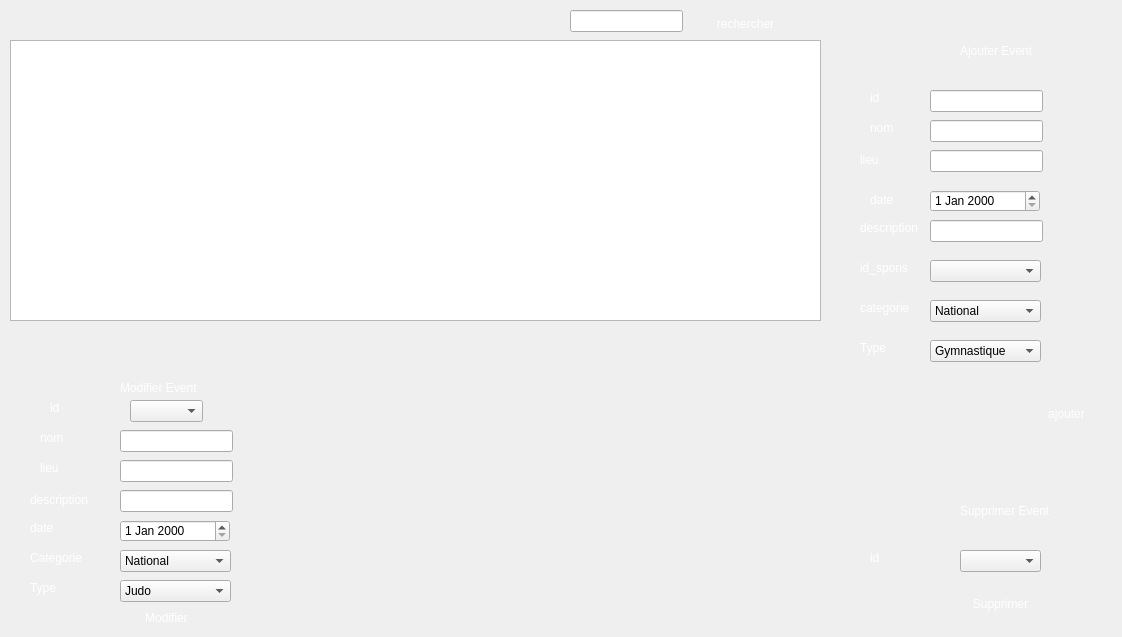
     <widget class="QWidget" name="tab_9">
      <attribute name="title">
       <string>evenements</string>
      </attribute>
      <widget class="QLabel" name="label_69">
       <property name="geometry">
        <rect>
         <x>860</x>
         <y>220</y>
         <width>71</width>
         <height>16</height>
        </rect>
       </property>
       <property name="styleSheet">
        <string notr="true">color:white</string>
       </property>
       <property name="text">
        <string>description</string>
       </property>
      </widget>
      <widget class="QLineEdit" name="le_lieu_event_2">
       <property name="geometry">
        <rect>
         <x>930</x>
         <y>150</y>
         <width>113</width>
         <height>22</height>
        </rect>
       </property>
       <property name="styleSheet">
        <string notr="true">border-image: url(:/images/WHITE.png);</string>
       </property>
      </widget>
      <widget class="QLabel" name="label_70">
       <property name="geometry">
        <rect>
         <x>870</x>
         <y>90</y>
         <width>56</width>
         <height>16</height>
        </rect>
       </property>
       <property name="styleSheet">
        <string notr="true">color:white</string>
       </property>
       <property name="text">
        <string>id</string>
       </property>
      </widget>
      <widget class="QLabel" name="label_71">
       <property name="geometry">
        <rect>
         <x>870</x>
         <y>190</y>
         <width>51</width>
         <height>20</height>
        </rect>
       </property>
       <property name="styleSheet">
        <string notr="true">color:white</string>
       </property>
       <property name="text">
        <string>date</string>
       </property>
      </widget>
      <widget class="QPushButton" name="pb_ajouter_2">
       <property name="geometry">
        <rect>
         <x>1020</x>
         <y>400</y>
         <width>93</width>
         <height>28</height>
        </rect>
       </property>
       <property name="styleSheet">
        <string notr="true">
QPushButton {
color: #ffffff;
border: 0px solid ;
font: 10pt &quot;Segoe UI Black&quot;;
border-radius: 26px;
padding: 5px;
background: qradialgradient(cx: 0.3, cy: -0.4,
fx: 0.3, fy: -0.4,
radius: 1.65, stop: 0 #1E73E8, stop: 1 #1E73E8);
min-width: 80px;
}

QPushButton:hover {
background: qradialgradient(cx: 0.3, cy: -0.4,
fx: 0.3, fy: -0.4,
radius: 1.65, stop: 0 #5E9DF5, stop: 1 #5E9DF5);
}

 QPushButton:pressed {
background: qradialgradient(cx: 0.4, cy: -0.1,
fx: 0.4, fy: -0.1,
radius: 1.65, stop: 0 #0936F5, stop: 1 #0936F5);
}</string>
       </property>
       <property name="text">
        <string>ajouter</string>
       </property>
      </widget>
      <widget class="QLineEdit" name="le_descr_2">
       <property name="geometry">
        <rect>
         <x>930</x>
         <y>220</y>
         <width>113</width>
         <height>22</height>
        </rect>
       </property>
       <property name="styleSheet">
        <string notr="true">border-image: url(:/images/WHITE.png);</string>
       </property>
      </widget>
      <widget class="QDateEdit" name="dateEdit_2">
       <property name="geometry">
        <rect>
         <x>930</x>
         <y>190</y>
         <width>110</width>
         <height>22</height>
        </rect>
       </property>
       <property name="styleSheet">
        <string notr="true">border-image: url(:/images/WHITE.png);</string>
       </property>
      </widget>
      <widget class="QLabel" name="label_72">
       <property name="geometry">
        <rect>
         <x>860</x>
         <y>300</y>
         <width>56</width>
         <height>16</height>
        </rect>
       </property>
       <property name="styleSheet">
        <string notr="true">color:white</string>
       </property>
       <property name="text">
        <string>categorie</string>
       </property>
      </widget>
      <widget class="QComboBox" name="cb_type_2">
       <property name="geometry">
        <rect>
         <x>930</x>
         <y>340</y>
         <width>111</width>
         <height>22</height>
        </rect>
       </property>
       <property name="styleSheet">
        <string notr="true">border-image: url(:/images/WHITE.png);</string>
       </property>
       <item>
        <property name="text">
         <string>Gymnastique</string>
        </property>
       </item>
       <item>
        <property name="text">
         <string>Karate</string>
        </property>
       </item>
       <item>
        <property name="text">
         <string>Tekwando</string>
        </property>
       </item>
       <item>
        <property name="text">
         <string>Judo</string>
        </property>
       </item>
       <item>
        <property name="text">
         <string>Autres</string>
        </property>
       </item>
      </widget>
      <widget class="QLineEdit" name="le_id_2">
       <property name="geometry">
        <rect>
         <x>930</x>
         <y>90</y>
         <width>113</width>
         <height>22</height>
        </rect>
       </property>
       <property name="styleSheet">
        <string notr="true">border-image: url(:/images/WHITE.png);</string>
       </property>
      </widget>
      <widget class="QLabel" name="label_73">
       <property name="geometry">
        <rect>
         <x>860</x>
         <y>340</y>
         <width>56</width>
         <height>16</height>
        </rect>
       </property>
       <property name="styleSheet">
        <string notr="true">color:white</string>
       </property>
       <property name="text">
        <string>Type</string>
       </property>
      </widget>
      <widget class="QLabel" name="label_74">
       <property name="geometry">
        <rect>
         <x>860</x>
         <y>260</y>
         <width>56</width>
         <height>16</height>
        </rect>
       </property>
       <property name="styleSheet">
        <string notr="true">color:white</string>
       </property>
       <property name="text">
        <string>id_spons</string>
       </property>
      </widget>
      <widget class="QLabel" name="label_75">
       <property name="geometry">
        <rect>
         <x>860</x>
         <y>150</y>
         <width>71</width>
         <height>20</height>
        </rect>
       </property>
       <property name="styleSheet">
        <string notr="true">color:white</string>
       </property>
       <property name="text">
        <string>lieu</string>
       </property>
      </widget>
      <widget class="QComboBox" name="cb_categorie_2">
       <property name="geometry">
        <rect>
         <x>930</x>
         <y>300</y>
         <width>111</width>
         <height>22</height>
        </rect>
       </property>
       <property name="styleSheet">
        <string notr="true">border-image: url(:/images/WHITE.png);</string>
       </property>
       <item>
        <property name="text">
         <string>National</string>
        </property>
       </item>
       <item>
        <property name="text">
         <string>International</string>
        </property>
       </item>
      </widget>
      <widget class="QComboBox" name="cb_sponsors_2">
       <property name="geometry">
        <rect>
         <x>930</x>
         <y>260</y>
         <width>111</width>
         <height>22</height>
        </rect>
       </property>
       <property name="styleSheet">
        <string notr="true">border-image: url(:/images/WHITE.png);</string>
       </property>
      </widget>
      <widget class="QLabel" name="label_76">
       <property name="geometry">
        <rect>
         <x>870</x>
         <y>120</y>
         <width>56</width>
         <height>16</height>
        </rect>
       </property>
       <property name="styleSheet">
        <string notr="true">color:white</string>
       </property>
       <property name="text">
        <string>nom</string>
       </property>
      </widget>
      <widget class="QLineEdit" name="le_nom_2">
       <property name="geometry">
        <rect>
         <x>930</x>
         <y>120</y>
         <width>113</width>
         <height>22</height>
        </rect>
       </property>
       <property name="styleSheet">
        <string notr="true">border-image: url(:/images/WHITE.png);</string>
       </property>
      </widget>
      <widget class="QPushButton" name="pushButton_41">
       <property name="geometry">
        <rect>
         <x>690</x>
         <y>10</y>
         <width>111</width>
         <height>28</height>
        </rect>
       </property>
       <property name="styleSheet">
        <string notr="true">QPushButton {
color: #ffffff;
border: 0px solid ;
font: 10pt &quot;Segoe UI Black&quot;;
border-radius: 26px;
padding: 5px;
background: qradialgradient(cx: 0.3, cy: -0.4,
fx: 0.3, fy: -0.4,
radius: 1.65, stop: 0 #1E73E8, stop: 1 #1E73E8);
min-width: 80px;
}

QPushButton:hover {
background: qradialgradient(cx: 0.3, cy: -0.4,
fx: 0.3, fy: -0.4,
radius: 1.65, stop: 0 #5E9DF5, stop: 1 #5E9DF5);
}

 QPushButton:pressed {
background: qradialgradient(cx: 0.4, cy: -0.1,
fx: 0.4, fy: -0.1,
radius: 1.65, stop: 0 #0936F5, stop: 1 #0936F5);
}</string>
       </property>
       <property name="text">
        <string>rechercher</string>
       </property>
      </widget>
      <widget class="QLineEdit" name="le_recherche_2">
       <property name="geometry">
        <rect>
         <x>570</x>
         <y>10</y>
         <width>113</width>
         <height>22</height>
        </rect>
       </property>
       <property name="styleSheet">
        <string notr="true">border-image: url(:/images/WHITE.png);</string>
       </property>
      </widget>
      <widget class="QTableView" name="tableevent_2">
       <property name="geometry">
        <rect>
         <x>10</x>
         <y>40</y>
         <width>811</width>
         <height>281</height>
        </rect>
       </property>
       <property name="styleSheet">
        <string notr="true">border-image: url(:/images/WHITE.png);</string>
       </property>
      </widget>
      <widget class="QComboBox" name="cb_ids_events_supp_2">
       <property name="geometry">
        <rect>
         <x>960</x>
         <y>550</y>
         <width>81</width>
         <height>22</height>
        </rect>
       </property>
       <property name="styleSheet">
        <string notr="true">border-image: url(:/images/WHITE.png);</string>
       </property>
      </widget>
      <widget class="QPushButton" name="pb_supprimer_2">
       <property name="geometry">
        <rect>
         <x>940</x>
         <y>590</y>
         <width>121</width>
         <height>28</height>
        </rect>
       </property>
       <property name="styleSheet">
        <string notr="true">QPushButton {
color: #ffffff;
border: 0px solid ;
font: 10pt &quot;Segoe UI Black&quot;;
border-radius: 26px;
padding: 5px;
background: qradialgradient(cx: 0.3, cy: -0.4,
fx: 0.3, fy: -0.4,
radius: 1.65, stop: 0 #1E73E8, stop: 1 #1E73E8);
min-width: 80px;
}

QPushButton:hover {
background: qradialgradient(cx: 0.3, cy: -0.4,
fx: 0.3, fy: -0.4,
radius: 1.65, stop: 0 #5E9DF5, stop: 1 #5E9DF5);
}

 QPushButton:pressed {
background: qradialgradient(cx: 0.4, cy: -0.1,
fx: 0.4, fy: -0.1,
radius: 1.65, stop: 0 #0936F5, stop: 1 #0936F5);
}</string>
       </property>
       <property name="text">
        <string>Supprimer</string>
       </property>
      </widget>
      <widget class="QLabel" name="label_77">
       <property name="geometry">
        <rect>
         <x>870</x>
         <y>550</y>
         <width>71</width>
         <height>16</height>
        </rect>
       </property>
       <property name="styleSheet">
        <string notr="true">color:white</string>
       </property>
       <property name="text">
        <string>id</string>
       </property>
      </widget>
      <widget class="QLabel" name="label_78">
       <property name="geometry">
        <rect>
         <x>30</x>
         <y>580</y>
         <width>56</width>
         <height>16</height>
        </rect>
       </property>
       <property name="styleSheet">
        <string notr="true">color:white</string>
       </property>
       <property name="text">
        <string>Type</string>
       </property>
      </widget>
      <widget class="QLabel" name="label_79">
       <property name="geometry">
        <rect>
         <x>50</x>
         <y>400</y>
         <width>56</width>
         <height>16</height>
        </rect>
       </property>
       <property name="styleSheet">
        <string notr="true">color:white</string>
       </property>
       <property name="text">
        <string>id</string>
       </property>
      </widget>
      <widget class="QLabel" name="label_80">
       <property name="geometry">
        <rect>
         <x>30</x>
         <y>520</y>
         <width>56</width>
         <height>16</height>
        </rect>
       </property>
       <property name="styleSheet">
        <string notr="true">color:white</string>
       </property>
       <property name="text">
        <string>date</string>
       </property>
      </widget>
      <widget class="QLineEdit" name="le_descr_update_2">
       <property name="geometry">
        <rect>
         <x>120</x>
         <y>490</y>
         <width>113</width>
         <height>22</height>
        </rect>
       </property>
       <property name="styleSheet">
        <string notr="true">border-image: url(:/images/WHITE.png);</string>
       </property>
      </widget>
      <widget class="QLabel" name="label_81">
       <property name="geometry">
        <rect>
         <x>40</x>
         <y>430</y>
         <width>56</width>
         <height>16</height>
        </rect>
       </property>
       <property name="styleSheet">
        <string notr="true">color:white</string>
       </property>
       <property name="text">
        <string>nom</string>
       </property>
      </widget>
      <widget class="QLineEdit" name="le_lieu_update_2">
       <property name="geometry">
        <rect>
         <x>120</x>
         <y>460</y>
         <width>113</width>
         <height>22</height>
        </rect>
       </property>
       <property name="styleSheet">
        <string notr="true">border-image: url(:/images/WHITE.png);</string>
       </property>
      </widget>
      <widget class="QLabel" name="label_82">
       <property name="geometry">
        <rect>
         <x>40</x>
         <y>460</y>
         <width>56</width>
         <height>16</height>
        </rect>
       </property>
       <property name="styleSheet">
        <string notr="true">color:white</string>
       </property>
       <property name="text">
        <string>lieu</string>
       </property>
      </widget>
      <widget class="QComboBox" name="cb_categorie_update_2">
       <property name="geometry">
        <rect>
         <x>120</x>
         <y>550</y>
         <width>111</width>
         <height>22</height>
        </rect>
       </property>
       <property name="styleSheet">
        <string notr="true">border-image: url(:/images/WHITE.png);</string>
       </property>
       <item>
        <property name="text">
         <string>National</string>
        </property>
       </item>
       <item>
        <property name="text">
         <string>International</string>
        </property>
       </item>
      </widget>
      <widget class="QLabel" name="label_83">
       <property name="geometry">
        <rect>
         <x>30</x>
         <y>550</y>
         <width>56</width>
         <height>16</height>
        </rect>
       </property>
       <property name="styleSheet">
        <string notr="true">color:white</string>
       </property>
       <property name="text">
        <string>Categorie</string>
       </property>
      </widget>
      <widget class="QPushButton" name="pushButton_42">
       <property name="geometry">
        <rect>
         <x>120</x>
         <y>607</y>
         <width>93</width>
         <height>21</height>
        </rect>
       </property>
       <property name="styleSheet">
        <string notr="true">QPushButton {
color: #ffffff;
border: 0px solid ;
font: 10pt &quot;Segoe UI Black&quot;;
border-radius: 26px;
padding: 5px;
background: qradialgradient(cx: 0.3, cy: -0.4,
fx: 0.3, fy: -0.4,
radius: 1.65, stop: 0 #1E73E8, stop: 1 #1E73E8);
min-width: 80px;
}

QPushButton:hover {
background: qradialgradient(cx: 0.3, cy: -0.4,
fx: 0.3, fy: -0.4,
radius: 1.65, stop: 0 #5E9DF5, stop: 1 #5E9DF5);
}

 QPushButton:pressed {
background: qradialgradient(cx: 0.4, cy: -0.1,
fx: 0.4, fy: -0.1,
radius: 1.65, stop: 0 #0936F5, stop: 1 #0936F5);
}</string>
       </property>
       <property name="text">
        <string>Modifier</string>
       </property>
      </widget>
      <widget class="QComboBox" name="cb_event_ids_2">
       <property name="geometry">
        <rect>
         <x>130</x>
         <y>400</y>
         <width>73</width>
         <height>22</height>
        </rect>
       </property>
       <property name="styleSheet">
        <string notr="true">border-image: url(:/images/WHITE.png);</string>
       </property>
      </widget>
      <widget class="QLineEdit" name="le_nom_update_2">
       <property name="geometry">
        <rect>
         <x>120</x>
         <y>430</y>
         <width>113</width>
         <height>22</height>
        </rect>
       </property>
       <property name="styleSheet">
        <string notr="true">border-image: url(:/images/WHITE.png);</string>
       </property>
      </widget>
      <widget class="QComboBox" name="cb_type_update_2">
       <property name="geometry">
        <rect>
         <x>120</x>
         <y>580</y>
         <width>111</width>
         <height>22</height>
        </rect>
       </property>
       <property name="styleSheet">
        <string notr="true">border-image: url(:/images/WHITE.png);</string>
       </property>
       <item>
        <property name="text">
         <string>Judo</string>
        </property>
       </item>
       <item>
        <property name="text">
         <string>Karate</string>
        </property>
       </item>
       <item>
        <property name="text">
         <string>Gymnastique</string>
        </property>
       </item>
       <item>
        <property name="text">
         <string>Tekwando</string>
        </property>
       </item>
       <item>
        <property name="text">
         <string>Autres</string>
        </property>
       </item>
      </widget>
      <widget class="QLabel" name="label_84">
       <property name="geometry">
        <rect>
         <x>30</x>
         <y>490</y>
         <width>71</width>
         <height>20</height>
        </rect>
       </property>
       <property name="styleSheet">
        <string notr="true">color:white</string>
       </property>
       <property name="text">
        <string>description</string>
       </property>
      </widget>
      <widget class="QDateEdit" name="le_date_update_2">
       <property name="geometry">
        <rect>
         <x>120</x>
         <y>520</y>
         <width>110</width>
         <height>22</height>
        </rect>
       </property>
       <property name="styleSheet">
        <string notr="true">border-image: url(:/images/WHITE.png);</string>
       </property>
      </widget>
      <widget class="QLabel" name="label_85">
       <property name="geometry">
        <rect>
         <x>960</x>
         <y>40</y>
         <width>101</width>
         <height>21</height>
        </rect>
       </property>
       <property name="styleSheet">
        <string notr="true">color:white</string>
       </property>
       <property name="text">
        <string>Ajouter Event</string>
       </property>
      </widget>
      <widget class="QLabel" name="label_86">
       <property name="geometry">
        <rect>
         <x>960</x>
         <y>500</y>
         <width>111</width>
         <height>21</height>
        </rect>
       </property>
       <property name="styleSheet">
        <string notr="true">color:white</string>
       </property>
       <property name="text">
        <string>Supprimer Event</string>
       </property>
      </widget>
      <widget class="QLabel" name="label_87">
       <property name="geometry">
        <rect>
         <x>120</x>
         <y>380</y>
         <width>91</width>
         <height>16</height>
        </rect>
       </property>
       <property name="styleSheet">
        <string notr="true">color:white</string>
       </property>
       <property name="text">
        <string>Modifier Event</string>
       </property>
      </widget>
     </widget>
